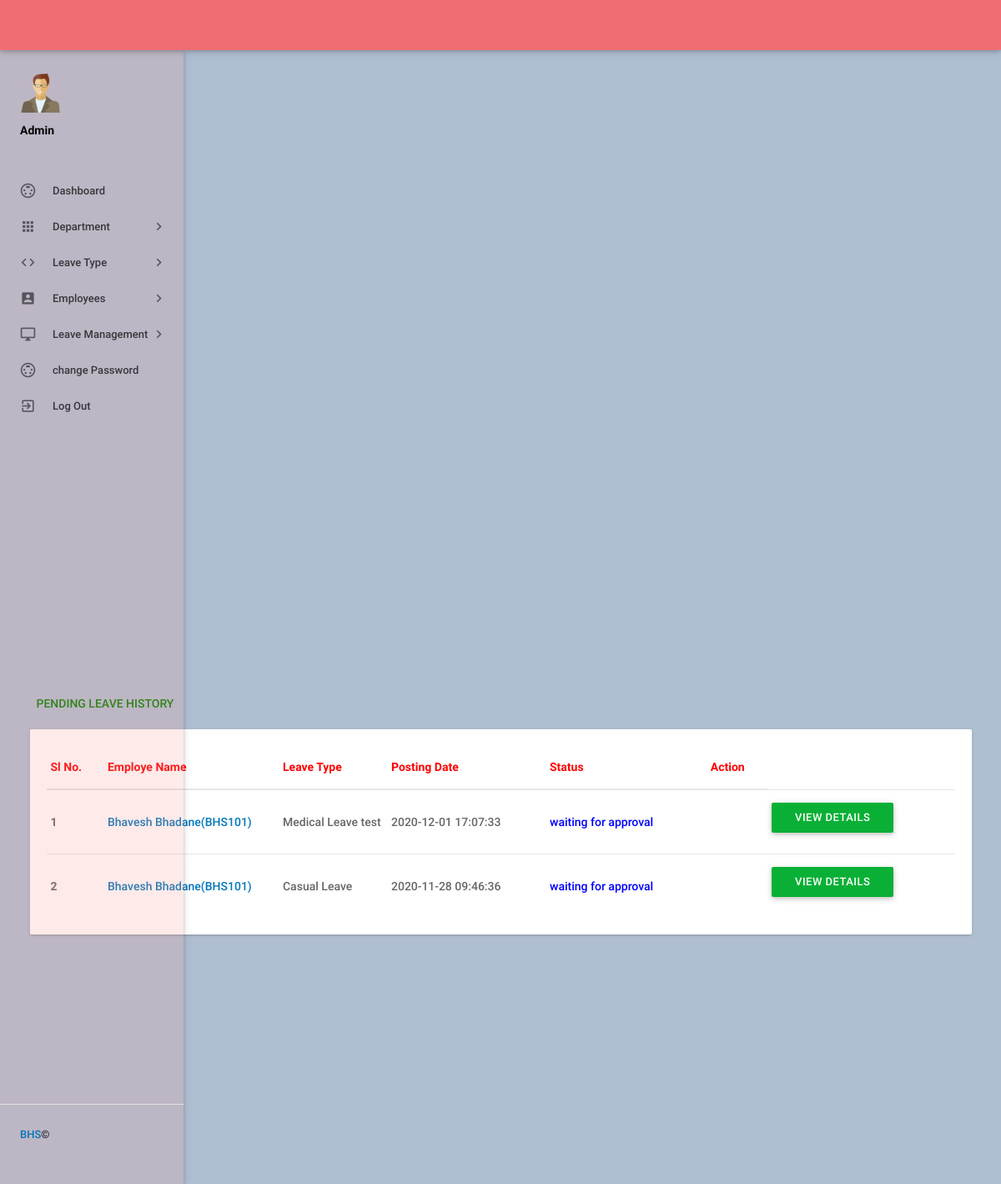
The app's page /admin/pending-leavehistory.php (signed in) with its own data.
### tables this page shows
CREATE TABLE `tblleaves` (
  `id` int NOT NULL,
  `LeaveType` varchar(110) NOT NULL,
  `ToDate` varchar(120) NOT NULL,
  `FromDate` varchar(120) NOT NULL,
  `Description` mediumtext NOT NULL,
  `PostingDate` timestamp NOT NULL DEFAULT CURRENT_TIMESTAMP,
  `AdminRemark` mediumtext,
  `AdminRemarkDate` varchar(120) DEFAULT NULL,
  `Status` int NOT NULL,
  `IsRead` int NOT NULL,
  `empid` int DEFAULT NULL
);

CREATE TABLE `tblemployees` (
  `id` int NOT NULL,
  `EmpId` varchar(100) NOT NULL,
  `FirstName` varchar(150) NOT NULL,
  `LastName` varchar(150) NOT NULL,
  `EmailId` varchar(200) NOT NULL,
  `Password` varchar(180) NOT NULL,
  `Gender` varchar(100) NOT NULL,
  `Dob` varchar(100) NOT NULL,
  `Department` varchar(255) NOT NULL,
  `Address` varchar(255) NOT NULL,
  `City` varchar(200) NOT NULL,
  `Country` varchar(150) NOT NULL,
  `Phonenumber` char(11) NOT NULL,
  `Status` int NOT NULL,
  `RegDate` timestamp NOT NULL DEFAULT CURRENT_TIMESTAMP
);

### admin/pending-leavehistory.php (the view, shortened to what this page needs)
<?php
include('includes/config.php');
if(strlen($_SESSION['alogin'])==0)
    {
header('location:index.php');
}
else{
 ?>
<!DOCTYPE html>
<html lang="en">
    <head>
        <link type="text/css" rel="stylesheet" href="../assets/plugins/materialize/css/materialize.min.css"/>
        <link type="text/css" rel="stylesheet" href="../assets/plugins/materialize/css/materialize.css"/>
        <link href="../assets/plugins/material-preloader/css/materialPreloader.min.css" rel="stylesheet">
        <link href="../assets/plugins/datatables/css/jquery.dataTables.min.css" rel="stylesheet">
                <link href="../assets/plugins/google-code-prettify/prettify.css" rel="stylesheet" type="text/css"/>
        <link href="../assets/css/alpha.min.css" rel="stylesheet" type="text/css"/>
        <link href="../assets/css/custom.css" rel="stylesheet" type="text/css"/>
         <link href="../assets/css/style.css" rel="stylesheet" type="text/css"/>
    </head>
    <body>
       <?php include('includes/header.php');?>
       <?php include('includes/sidebar.php');?>
            <main class="mn-inner">
                <div class="row">
                    <div class="col s12">
                        <div class="page-title" style="color: green;">Pending Leave History</div>
                    </div>
                    <div class="col s12 m12 l12">
                        <div class="card">
                            <div class="card-content">
                                <table id="example" class="display responsive-table ">
                                    <thead>
                                        <tr>
                                            <th style="color: red;">Sl No.</th>
                                            <th style="color: red;" width="200">Employe Name</th>
                                            <th style="color: red;" width="120">Leave Type</th>
                                             <th style="color: red;" width="180">Posting Date</th>
                                            <th style="color: red;">Status</th>
                                            <th style="color: red;" align="center">Action</th>
                                        </tr>
                                    </thead>
                                    <tbody>
<?php
$status=0;
$sql = "SELECT tblleaves.id as lid,tblemployees.FirstName,tblemployees.LastName,tblemployees.EmpId,tblemployees.id,tblleaves.LeaveType,tblleaves.PostingDate,tblleaves.Status from tblleaves join tblemployees on tblleaves.empid=tblemployees.id where tblleaves.Status=:status order by lid desc";
$query = $dbh -> prepare($sql);
$query->bindParam(':status',$status,PDO::PARAM_STR);
$query->execute();
$results=$query->fetchAll(PDO::FETCH_OBJ);
$cnt=1;
if($query->rowCount() > 0)
{
foreach($results as $result)
{
      ?>
                                        <tr>
                                            <td> <b><?php echo htmlentities($cnt);?></b></td>
                                              <td><a href="editemployee.php?empid=<?php echo htmlentities($result->id);?>" target="_blank"><?php echo htmlentities($result->FirstName." ".$result->LastName);?>(<?php echo htmlentities($result->EmpId);?>)</a></td>
                                            <td><?php echo htmlentities($result->LeaveType);?></td>
                                            <td><?php echo htmlentities($result->PostingDate);?></td>
<td><?php $stats=$result->Status;
if($stats==1){
                                             ?>
                                                 <span style="color: green">Approved</span>
                                                 <?php } if($stats==2)  { ?>
                                                <span style="color: red">Not Approved</span>
                                                 <?php } if($stats==0)  { ?>
 <span style="color: blue">waiting for approval</span>
 <?php } ?>
                                             </td>
          <td>
           <td><a href="leave-details.php?leaveid=<?php echo htmlentities($result->lid);?>" class="waves-effect waves-light btn blue m-b-xs"  > View Details</a></td>
                                    </tr>
                                         <?php $cnt++;} }?>
                                    </tbody>
                                </table>
                            </div>
                        </div>
                    </div>
                </div>
            </main>
        </div>
        <div class="left-sidebar-hover"></div>
    </body>
</html>
<?php } ?>

### assets/css/style.css (style rules this page uses)
.btn { background:#09b035!important; }

### admin/includes/sidebar.php (style rules this page uses)
body { background-color:#AFBED1; }

### records on screen
tblleaves: tblemployees.FirstName+LastName "Bhavesh Bhadane", tblemployees.EmpId "BHS101", LeaveType "Medical Leave test", PostingDate "2020-12-01 17:07:33", Status "waiting for approval"
tblleaves: tblemployees.FirstName+LastName "Bhavesh Bhadane", tblemployees.EmpId "BHS101", LeaveType "Casual Leave", PostingDate "2020-11-28 09:46:36", Status "waiting for approval"
